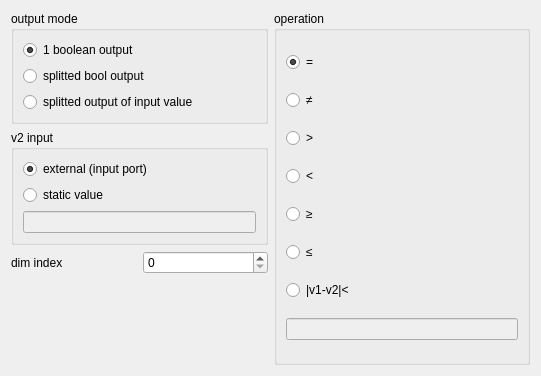
<?xml version="1.0" encoding="UTF-8"?>
<ui version="4.0">
 <class>ComparationBlockEditorWidget</class>
 <widget class="QWidget" name="ComparationBlockEditorWidget">
  <property name="geometry">
   <rect>
    <x>0</x>
    <y>0</y>
    <width>541</width>
    <height>376</height>
   </rect>
  </property>
  <property name="windowTitle">
   <string>Form</string>
  </property>
  <layout class="QGridLayout" name="gridLayout">
   <item row="0" column="1" rowspan="4">
    <widget class="QGroupBox" name="groupBox_2">
     <property name="title">
      <string>operation</string>
     </property>
     <layout class="QVBoxLayout" name="verticalLayout_2">
      <item>
       <widget class="QRadioButton" name="eqBtn">
        <property name="text">
         <string>=</string>
        </property>
        <property name="checked">
         <bool>true</bool>
        </property>
       </widget>
      </item>
      <item>
       <widget class="QRadioButton" name="neqBtn">
        <property name="text">
         <string>≠</string>
        </property>
       </widget>
      </item>
      <item>
       <widget class="QRadioButton" name="gtBtn">
        <property name="text">
         <string>&gt;</string>
        </property>
       </widget>
      </item>
      <item>
       <widget class="QRadioButton" name="ltBtn">
        <property name="text">
         <string>&lt;</string>
        </property>
       </widget>
      </item>
      <item>
       <widget class="QRadioButton" name="gtEqBtn">
        <property name="text">
         <string>≥</string>
        </property>
       </widget>
      </item>
      <item>
       <widget class="QRadioButton" name="ltEqBtn">
        <property name="text">
         <string>≤</string>
        </property>
       </widget>
      </item>
      <item>
       <widget class="QRadioButton" name="distBtn">
        <property name="text">
         <string>|v1-v2|&lt;</string>
        </property>
       </widget>
      </item>
      <item>
       <widget class="QLineEdit" name="distEdit">
        <property name="enabled">
         <bool>false</bool>
        </property>
       </widget>
      </item>
     </layout>
    </widget>
   </item>
   <item row="0" column="0">
    <widget class="QGroupBox" name="groupBox">
     <property name="title">
      <string>output mode</string>
     </property>
     <layout class="QVBoxLayout" name="verticalLayout">
      <item>
       <widget class="QRadioButton" name="boolOutputBtn">
        <property name="text">
         <string>1 boolean output</string>
        </property>
        <property name="checked">
         <bool>true</bool>
        </property>
       </widget>
      </item>
      <item>
       <widget class="QRadioButton" name="splittedBoolOutputBtn">
        <property name="text">
         <string>splitted bool output</string>
        </property>
       </widget>
      </item>
      <item>
       <widget class="QRadioButton" name="splittedV1OutputBtn">
        <property name="text">
         <string>splitted output of input value</string>
        </property>
       </widget>
      </item>
     </layout>
    </widget>
   </item>
   <item row="3" column="0">
    <spacer name="verticalSpacer">
     <property name="orientation">
      <enum>Qt::Vertical</enum>
     </property>
     <property name="sizeHint" stdset="0">
      <size>
       <width>20</width>
       <height>40</height>
      </size>
     </property>
    </spacer>
   </item>
   <item row="2" column="0">
    <widget class="QWidget" name="widget" native="true">
     <layout class="QHBoxLayout" name="horizontalLayout">
      <property name="leftMargin">
       <number>0</number>
      </property>
      <property name="topMargin">
       <number>0</number>
      </property>
      <property name="rightMargin">
       <number>0</number>
      </property>
      <property name="bottomMargin">
       <number>0</number>
      </property>
      <item>
       <widget class="QLabel" name="label">
        <property name="text">
         <string>dim index</string>
        </property>
       </widget>
      </item>
      <item>
       <widget class="QSpinBox" name="dimEdit">
        <property name="maximum">
         <number>9999</number>
        </property>
       </widget>
      </item>
     </layout>
    </widget>
   </item>
   <item row="1" column="0">
    <widget class="QGroupBox" name="groupBox_3">
     <property name="title">
      <string>v2 input</string>
     </property>
     <layout class="QVBoxLayout" name="verticalLayout_3">
      <item>
       <widget class="QRadioButton" name="externalV2Btn">
        <property name="text">
         <string>external (input port)</string>
        </property>
        <property name="checked">
         <bool>true</bool>
        </property>
       </widget>
      </item>
      <item>
       <widget class="QRadioButton" name="internalV2Btn">
        <property name="text">
         <string>static value</string>
        </property>
       </widget>
      </item>
      <item>
       <widget class="QLineEdit" name="v2ValueEdit">
        <property name="enabled">
         <bool>false</bool>
        </property>
       </widget>
      </item>
     </layout>
    </widget>
   </item>
  </layout>
 </widget>
 <resources/>
 <connections/>
</ui>
